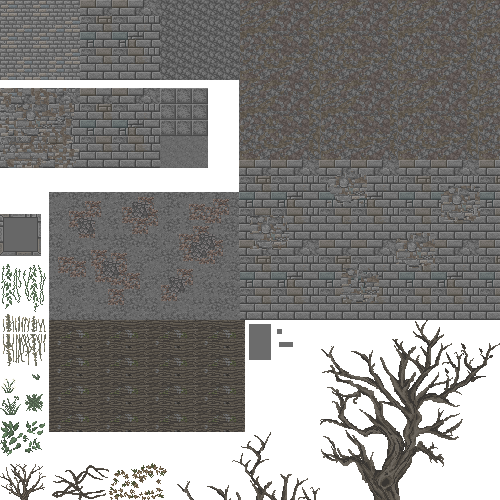
#> input picture bloodborne complete/reports/FIRST_SET_SOURCE_IMAGES/spirelamp_0084.png, 500 x 500 px
$ python -i out_of_order_sign.py   (imports and definitions only)
#> lines starting #> are read from the running program, lines starting #| are printed output that depends on the picture
"""The hanging sign shared by the three out-of-order machines."""

from math import cos, hypot, pi, sin, sqrt
from pathlib import Path

from PIL import Image, ImageDraw, ImageFont, ImageOps


FACE = (520, 8, 760, 100)
ROPE = (528, 120, 560, 152)
EDGE = (580, 120)
BRASS = (604, 120)
DARK_BRASS = (628, 120)
COLORS = {EDGE: "#482F27", BRASS: "#AB8255", DARK_BRASS: "#644935"}
EYELETS = (30, 210)
EYELET_Y = 15
ICON_PEG = {"hunters_wager": (111, 85), "astral_choir": (110, 92), "crimson_oath": (111, 86)}


def clipped_rectangle(width, height, margin, clip):
    left, top = margin, margin
    right, bottom = width - margin, height - margin
    return [(left + clip, top), (right - clip, top), (right, top + clip),
            (right, bottom - clip), (right - clip, bottom), (left + clip, bottom),
            (left, bottom - clip), (left, top + clip)]


def plaque_art(wood_path):
    width, height = FACE[2] - FACE[0], FACE[3] - FACE[1]
    with Image.open(wood_path) as wood:
#> wood is the input picture: PIL image 500x500 RGBA; mean R, G, B, A 71.3, 69.8, 67.7, 185.6
        grain = wood.convert("L").rotate(90).resize((width, height), Image.Resampling.BICUBIC)
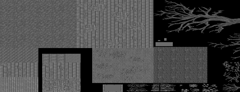
#> grain: PIL image 240x92 L; min 0, max 133, mean 70.2
    shading = ImageOps.colorize(ImageOps.autocontrast(grain, cutoff=3), "#34231D", "#544035")
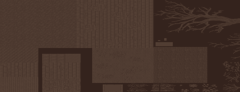
#> shading: PIL image 240x92 RGB; mean R, G, B 70.7, 51.9, 42.9
    image = shading.convert("RGBA")
    draw = ImageDraw.Draw(image)
    for margin, clip, color, size in ((3, 10, "#271915", 3), (6, 9, "#9C754C", 2),
                                      (9, 7, "#5C412E", 1)):
        points = clipped_rectangle(width - 1, height - 1, margin, clip)
        draw.line(points + points[:1], fill=color, width=size)
    for x in EYELETS:
        draw.ellipse((x-5, EYELET_Y-5, x+5, EYELET_Y+5), fill="#261A16", outline="#B78B57", width=2)

    label = "НЕ РАБОТАЕТ"
    font_path = next(path for path in (
        Path("C:/Windows/Fonts/georgiab.ttf"),
        Path("/usr/share/fonts/truetype/dejavu/DejaVuSerif-Bold.ttf"),
    ) if path.is_file())
    for size in range(31, 15, -1):
        font = ImageFont.truetype(font_path, size)
        if draw.textlength(label, font=font) <= width - 31:
            break
    left, top, right, bottom = draw.textbbox((0, 0), label, font=font)
#> left = 0; top = 6; right = 203; bottom = 27
    text_x = (width - left - right) / 2
#> text_x = 18.5
    text_y = 46 - (top + bottom) / 2
#> text_y = 29.5
    draw.text((text_x, text_y + 2), label, font=font, fill="#211611")
    draw.text((text_x, text_y), label, font=font, fill="#F4DFC0")
    for x in (92, 148):
        draw.polygon(((x-3, 73), (x, 71), (x+3, 73), (x, 75)), fill="#BA8F60")
    draw.line((96, 73, 144, 73), fill="#906947", width=1)
    return image


# [108 lines left out: functions add_to_atlas, add_to_icon, sign_faces, tube_faces, not called in this run]

>>> result = plaque_art('../../bloodborne complete/reports/FIRST_SET_SOURCE_IMAGES/spirelamp_0084.png')
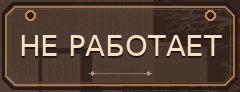
#> result: PIL image 240x92 RGBA; mean R, G, B, A 84.5, 64.7, 52.4, 255

$ run again, on bloodborne complete/reports/FIRST_SET_SOURCE_IMAGES/tree_3.png
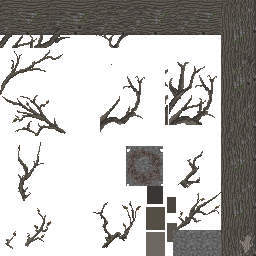
#> input picture bloodborne complete/reports/FIRST_SET_SOURCE_IMAGES/tree_3.png, 256 x 256 px
#> in plaque_art, wood is the input picture: PIL image 256x256 RGBA; mean R, G, B, A 32.4, 30.5, 28.1, 99.1
#> in plaque_art, `shading = ImageOps.colorize(ImageOps.autocontrast(grain, cutoff=3), "#..`:
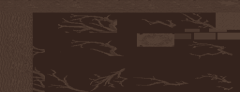
#> shading: PIL image 240x92 RGB; mean R, G, B 61.9, 43.9, 36.4
#> left = 0; top = 6; right = 203; bottom = 27
#> text_x = 18.5
#> text_y = 29.5
#> `result = plaque_art('../../bloodborne complete/reports/FIRST_SET_SOURC..`:
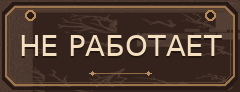
#> result: PIL image 240x92 RGBA; mean R, G, B, A 76.9, 57.8, 46.8, 255
